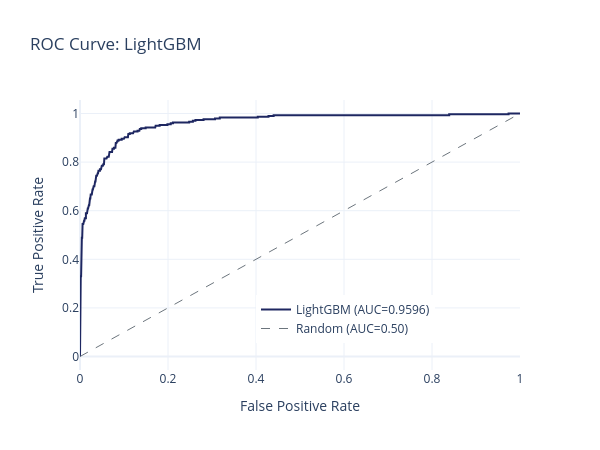
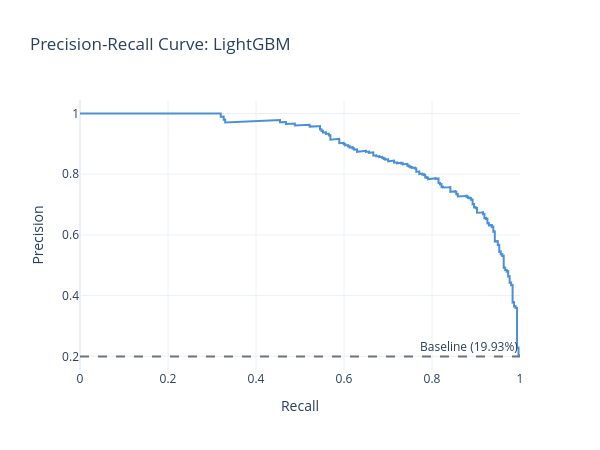

Here is the notebook cell these charts were saved with, in order:
### Markdown cell above
---
## 12. Diagnostic Charts

### Code cell
# Generate and save all universal charts
charts = save_all_universal_charts(y_test, y_pred, y_score, MODEL_NAME, MODEL_SLUG)

for name, fig in charts.items():
    fig.show()

### Figure 1 — Plotly figure (JSON) as saved in the notebook; plotly's stock layout.template omitted (floating-point values rounded to 4 significant figures; data arrays with more than 128 entries replaced by an {"elided": "..."} marker saying what was removed)
{"data": [{"line": {"color": "#1E2761", "width": 2}, "mode": "lines", "name": "LightGBM (AUC=0.9596)", "type": "scatter", "x": {"elided": "206 float values"}, "y": {"elided": "206 float values"}}, {"line": {"color": "#6c757d", "dash": "dash", "width": 1}, "mode": "lines", "name": "Random (AUC=0.50)", "type": "scatter", "x": [0, 1], "y": [0, 1]}], "layout": {"height": 450, "legend": {"x": 0.4, "y": 0.1}, "title": {"text": "ROC Curve: LightGBM"}, "width": 600, "xaxis": {"title": {"text": "False Positive Rate"}}, "yaxis": {"title": {"text": "True Positive Rate"}}}}

### Figure 2 — Plotly figure (JSON) as saved in the notebook; plotly's stock layout.template omitted (floating-point values rounded to 4 significant figures; data arrays with more than 128 entries replaced by an {"elided": "..."} marker saying what was removed)
{"data": [{"line": {"color": "#4A90D9", "width": 2}, "mode": "lines", "name": "LightGBM (AP=0.8866)", "type": "scatter", "x": {"elided": "1481 float values"}, "y": {"elided": "1481 float values"}}], "layout": {"annotations": [{"showarrow": false, "text": "Baseline (19.93%)", "x": 1, "xanchor": "right", "xref": "x domain", "y": 0.1993, "yanchor": "bottom", "yref": "y"}], "height": 450, "shapes": [{"line": {"color": "#6c757d", "dash": "dash"}, "type": "line", "x0": 0, "x1": 1, "xref": "x domain", "y0": 0.1993, "y1": 0.1993, "yref": "y"}], "title": {"text": "Precision-Recall Curve: LightGBM"}, "width": 600, "xaxis": {"title": {"text": "Recall"}}, "yaxis": {"title": {"text": "Precision"}}}}
